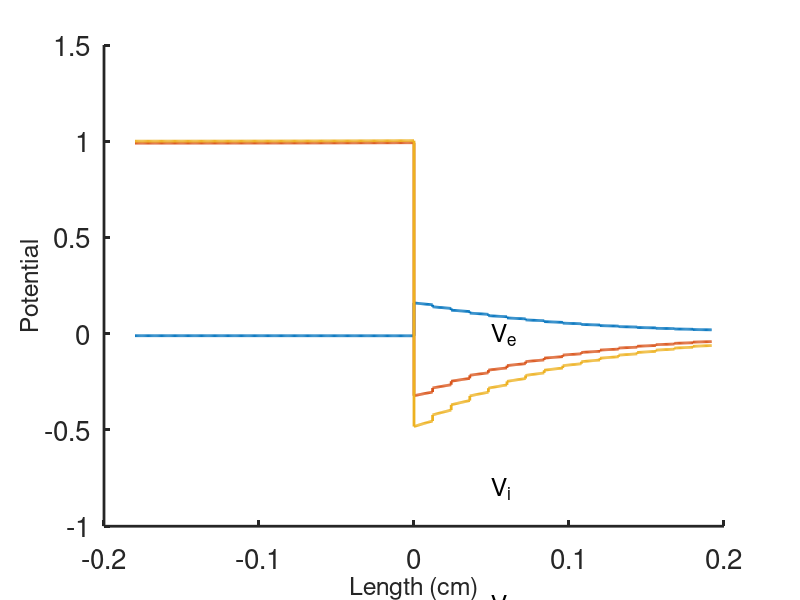
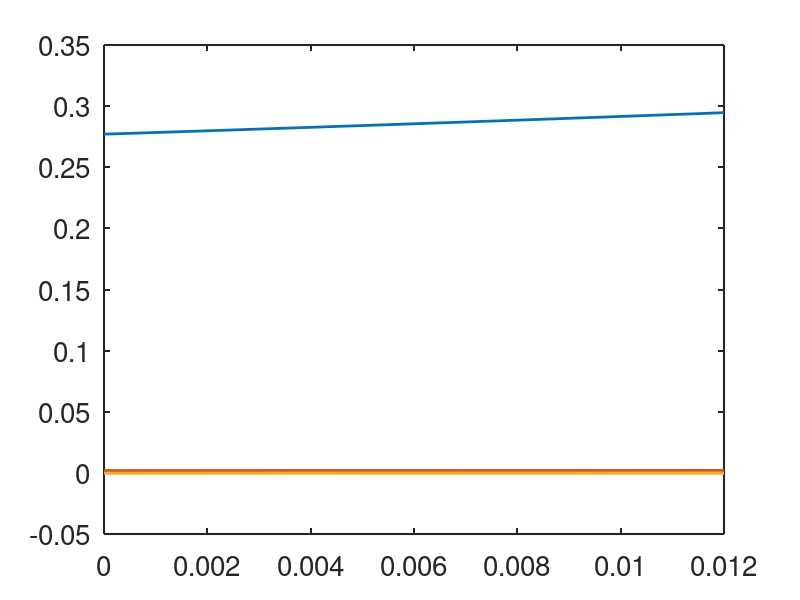

These charts were generated, in order, by the following MATLAB code:
%this  file calculates the potentials in a passive cardiac cable.

%The sawtooth potential
clear all
close all
clc
set(0,                           ...
   'defaultaxesfontsize', 20,   ...
   'defaultaxeslinewidth', 1.5, ...
   'defaultlinelinewidth', 2.0)

L = 0.012;
qi = 5.47e-3;
qe = 0.5 *qi;
Q = qi+qe;
sQ = sqrt(Q);
lambda = sQ/L;
lambda_g = 0.09;
mu = exp(-L/lambda_g);



E = exp(sQ);

A=mu/(2*(1-mu^2));
B=mu^2*A;
C=-2*qe/(qe+qi)*A*(E-1)^2/E;
% for negative n

x = [0:.05:1]*L;
phin = (1/mu-1/E)*exp(lambda*x) + (1/mu - E)*exp(-lambda*x);

Pkn = 2*qe*(1/mu-1/E)*(1/mu-E)/(1/mu-1);
phi_in = phin*qi+Pkn;
phi_en = -phin*qe + Pkn;

Vi = [];
Ve = [];
y = [];

figure(4)
plot(x,phin,x,phi_in,x,phi_en)

for j =  -15:-1
Vi = [Vi,B*mu^(-j)*phi_in+1+C];
 Ve=[Ve,B*mu^(-j)*phi_en+C];
y=[y,j*L+x];
end

phi = (mu-1/E)*exp(lambda*x) + (mu - E)*exp(-lambda*x);

Pk = 2*qe*(mu-1/E)*(mu-E)/(mu-1);
phi_i = phi*qi/(qi+qe)+Pk;
phi_e = -phi*qe/(qi+qe) + Pk;


for j = 0:15
    Vi = [Vi,A*mu^j*phi_i];
    Ve = [Ve,A*mu^j*phi_e];
    y = [y,j*L+x];
end

figure(1)
plot(y,Ve,y,Vi,y,Vi-Ve,'linewidth',2);

xlabel('Length (cm)', 'fontsize',18)
ylabel('Potential', 'fontsize',18)
text(.05,0,'V_e','fontsize',18)
text(.05,-.8,'V_i','fontsize',18)
text(.05,-1.4,'V','fontsize',18)
 
set(gca,'linewidth',2.0)
box off
test=[y' Vi' Ve'];
save('test.dat','-ascii','test')
